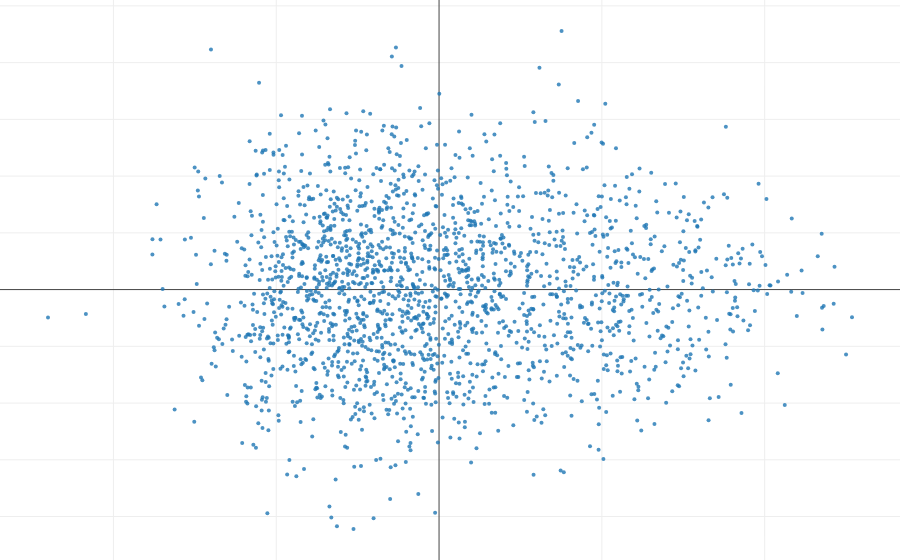

This figure's notebook cell:
### Code cell
#### Let's plot the first 3 coordinates nonetheless.
####
fig_data= [go.Scatter(
        x = features[:,0],
        y = features[:,1],
        mode= "markers",
        text= ['a: {}; b: {}, L: {}; index = {}'.format(background[k,0],background[k,1],background[k,2], k) for k in range(background.shape[0])],
        marker= {
        'line': {'width': 0},
        'size': 4,
        'symbol': 'circle',
      "opacity": .8
      }
    )]


layout = go.Layout(
    margin=dict(
        l=0,
        r=0,
        b=0,
        t=0
    )
)

fig = go.Figure(data=fig_data, layout=layout)
iplot(fig)

### Figure 1 — Plotly figure (JSON) as saved in the notebook; plotly's stock layout.template omitted (floating-point values rounded to 4 significant figures; data arrays with more than 128 entries replaced by an {"elided": "..."} marker saying what was removed)
{"data": [{"marker": {"line": {"width": 0}, "opacity": 0.8, "size": 4, "symbol": "circle"}, "mode": "markers", "text": {"elided": "2000 str values"}, "type": "scatter", "uid": "0e50a0de-d600-4770-8dec-0bf964e45349", "x": {"elided": "2000 float values"}, "y": {"elided": "2000 float values"}}], "layout": {"margin": {"b": 0, "l": 0, "r": 0, "t": 0}}}
